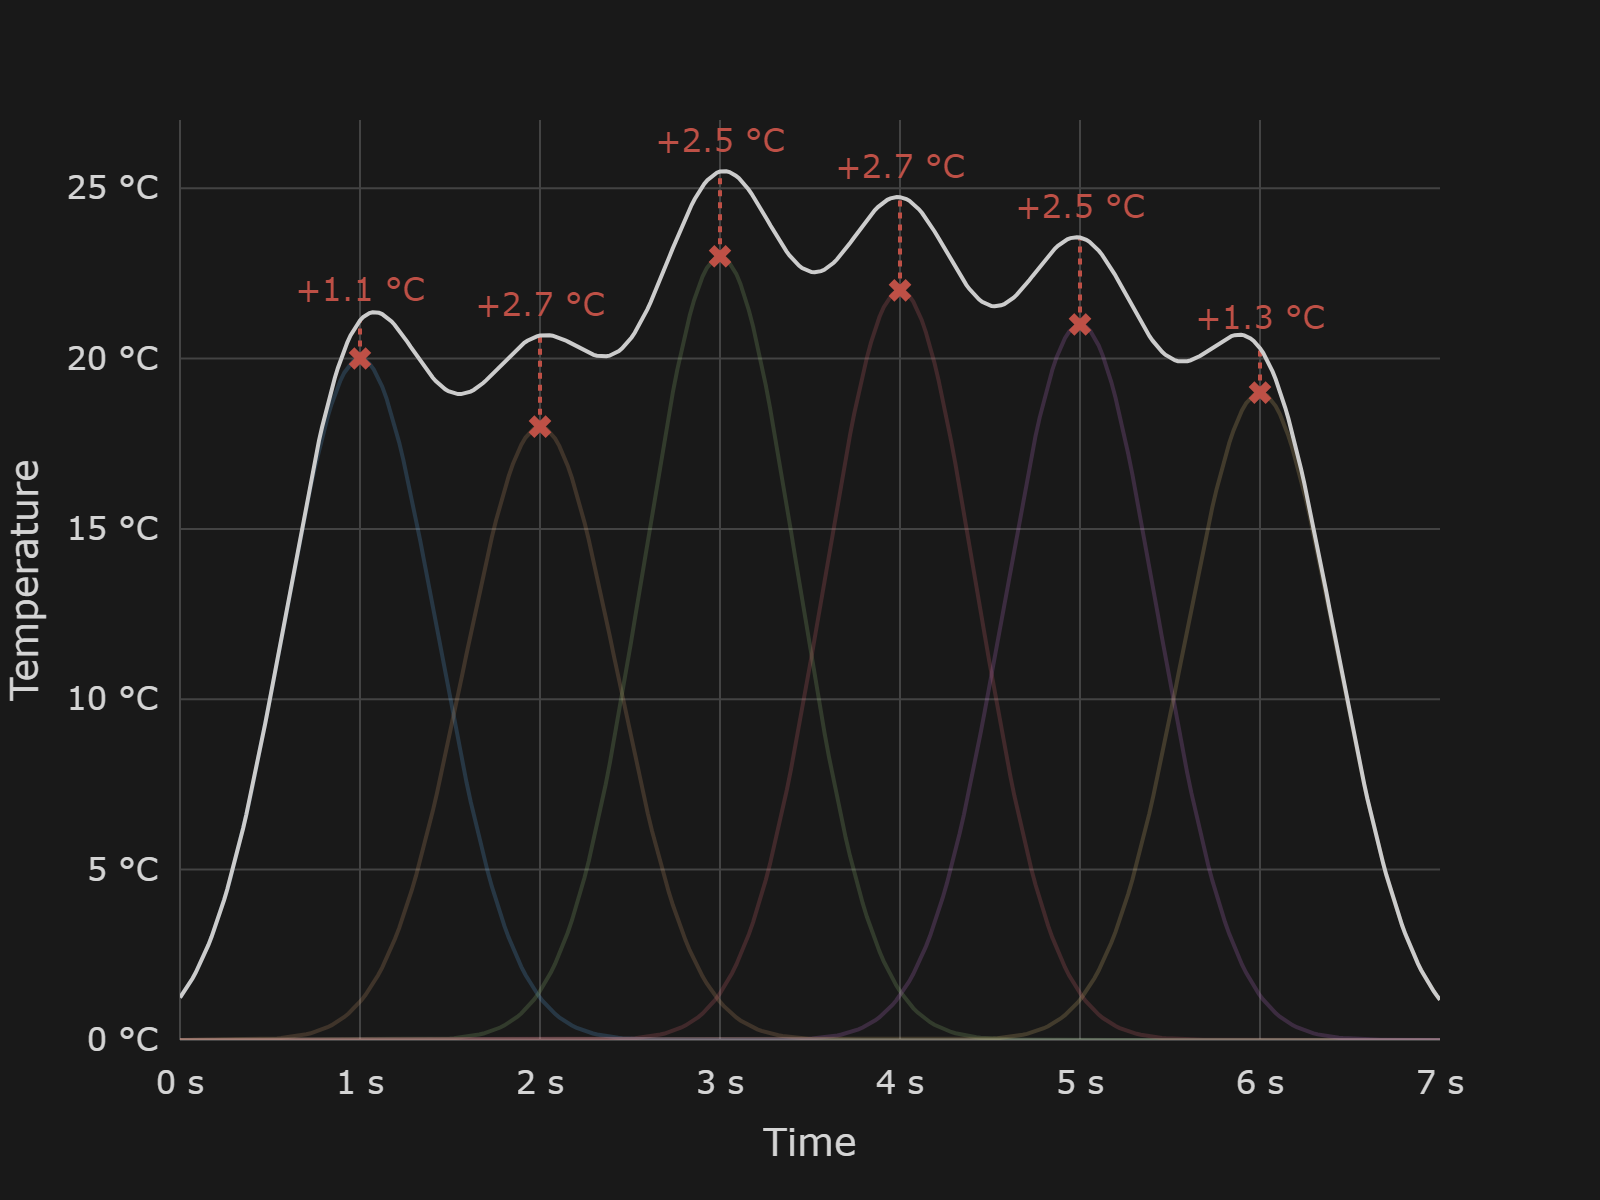

This chart was generated by the following Python code:
import numpy as np
import plotly.express as px
import pandas as pd
import plotly.io as pio
import plotly.graph_objects as go

custom_colors = {"Blue": "#61AFEF", "Orange": "#D49F6E", "Green": "#98C379", "Rose": "#E06C75",
                 "Purple": "#C678DD", "Gold": "#E5C07B", "Cyan": "#36AABA", 0: "#61AFEF", 1: "#D49F6E",
                 2: "#98C379", 3: "#E06C75", 4: "#C678DD", 5: "#E5C07B", 6: "#36AABA", "LightCyan": "#56B6C2",
                 "AltOrange": "#D19A66", "Red": "#BE5046", "RoyaBlue": "#528BFF", "Gray": "#ABB2BF",
                 "LightGray": "#CCCCCC", "LightBlack": "#282C34", "Black": "#1D2025"}

custom = go.layout.Template()

custom.layout.plot_bgcolor = '#191919'
custom.layout.paper_bgcolor = '#191919'
custom.layout.font.color = '#d4d4d4'

custom.layout.title.font.size = 20
custom.layout.title.font.family = 'Segoe UI'
custom.layout.title.x = 0.5

custom.layout.xaxis.gridcolor = '#434343'
custom.layout.yaxis.gridcolor = '#434343'

custom.layout.margin.pad = 10
custom.layout.margin.l = 90
custom.layout.margin.t = 60
custom.layout.xaxis.title.standoff = 25
custom.layout.yaxis.title.standoff = 25

custom.layout.width = 800
custom.layout.height = 600


def gaussian(x, x_j, r):
    return np.e ** (-abs(x - x_j) ** 2 / (2 * r) ** 2)


def multiquadric(x, x_j, r):
    return np.sqrt((r ** 2) + (abs(x - x_j) ** 2))


def inverse_multiquadric(x, x_j, r):
    return 1 / multiquadric(x, x_j, r)


def thin_plate_spline(x, x_j, r):
    return (abs(x - x_j) ** 2) * np.log(abs(x - x_j))


sigma = 0.3  # Parámetro de suavizado

time = np.array([1, 2, 3, 4, 5, 6])
temperatura = np.array([20, 18, 23, 22, 21, 19])

df = pd.DataFrame({"t": time, "T": temperatura})

#fig = px.line(df, x="x", y=["gaussian", "multiquadric", "inverse_multiquadric", "thin_plate_spline"], color_discrete_sequence=[custom_colors["Blue"], custom_colors["Orange"], custom_colors["Green"], custom_colors["Purple"]])

fig = go.Figure()

fig.add_trace(
    go.Scatter(x=np.linspace(0, 7, 300), y=temperatura[0] * gaussian(np.linspace(0, 7, 300), 1, sigma), mode="lines",
               line=dict(color=custom_colors["Blue"]), showlegend=False))  # Fig 0 - Line plot

fig.add_trace(
    go.Scatter(x=np.linspace(0, 7, 300), y=temperatura[1] * gaussian(np.linspace(0, 7, 300), 2, sigma), mode="lines",
               line=dict(color=custom_colors["Orange"]), showlegend=False))  # Fig 1 - Line plot

fig.add_trace(
    go.Scatter(x=np.linspace(0, 7, 300), y=temperatura[2] * gaussian(np.linspace(0, 7, 300), 3, sigma), mode="lines",
               line=dict(color=custom_colors["Green"]), showlegend=False))  # Fig 2 - Line plot

fig.add_trace(
    go.Scatter(x=np.linspace(0, 7, 300), y=temperatura[3] * gaussian(np.linspace(0, 7, 300), 4, sigma), mode="lines",
               line=dict(color=custom_colors["Rose"]), showlegend=False))  # Fig 3 - Line plot

fig.add_trace(
    go.Scatter(x=np.linspace(0, 7, 300), y=temperatura[4] * gaussian(np.linspace(0, 7, 300), 5, sigma), mode="lines",
               line=dict(color=custom_colors["Purple"]), showlegend=False))  # Fig 4 - Line plot

fig.add_trace(
    go.Scatter(x=np.linspace(0, 7, 300), y=temperatura[5] * gaussian(np.linspace(0, 7, 300), 6, sigma), mode="lines",
               line=dict(color=custom_colors["Gold"]), showlegend=False))  # Fig 5 - Line plot

fig.update_traces(opacity=0.2)


def interpolate(x, r):
    y = 0
    for (pos, t) in zip(time, temperatura):
        y += t * gaussian(x, pos, r)

    if x in time:
        fig.add_trace(go.Scatter(x=[x, x], y=[temperatura[int(x) - 1], y], mode="lines", line=dict(color=custom_colors["Red"], dash='dot'), showlegend=False))  # Fig 6 - Line plot
        fig.add_trace(go.Scatter(x=[x], y=[y+0.8], mode="text", showlegend=False, text=f"+{y - temperatura[int(x) - 1]:.1f} °C", textfont=dict(color=custom_colors["Red"])))

    return y


fig.update_traces(textposition='top center')

time_interpol = np.linspace(0, 7, 400)

temperatura_interpol = [interpolate(x, sigma) for x in time_interpol]

fig.add_trace(
    go.Scatter(x=time_interpol, y=temperatura_interpol, mode="lines", line=dict(color=custom_colors["LightGray"]),
               showlegend=False))  # Fig 7 - Line plot

fig.add_trace(
    go.Scatter(x=time, y=temperatura, mode="markers", marker=dict(color=custom_colors["Red"], size=10, symbol="x"),
               showlegend=False))  # Fig 7 - Line plot

fig.update_layout(template=custom, yaxis_range=[0, 27], xaxis_range=[0, 7])
fig.update_layout(font=dict(size=16), title=dict(font=dict(size=28)), xaxis_title="Time", yaxis_title="Temperature",
                  xaxis_ticksuffix=" s", yaxis_ticksuffix=" °C")

#fig.data = (fig.data[1], fig.data[2], fig.data[3], fig.data[4], fig.data[5], fig.data[6], fig.data[0])
fig.write_image("interpolation-4.png", scale=2)
